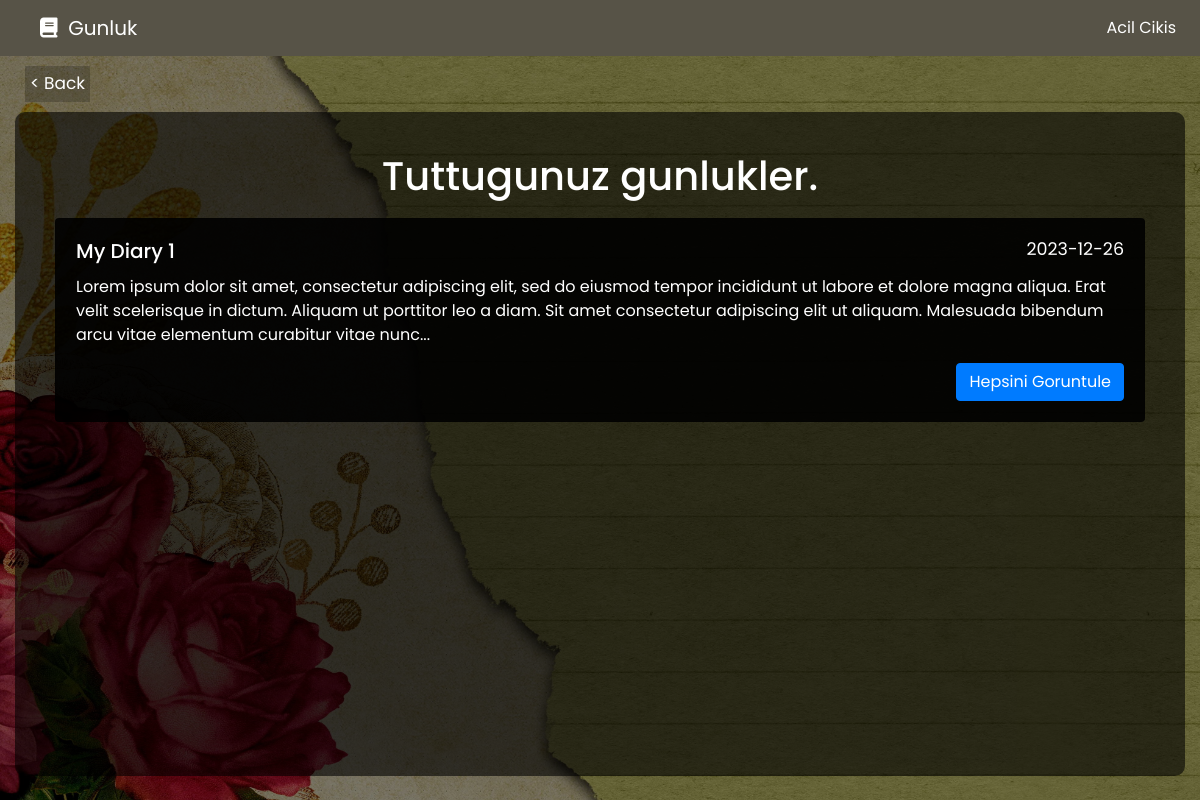
The page /read-diary.php on the database its author committed.
### tables this page shows
CREATE TABLE `tbl_diary` (
  `tbl_diary_id` int(11) NOT NULL,
  `title` varchar(255) NOT NULL,
  `content` text NOT NULL,
  `date` date NOT NULL
);

### read-diary.php (the view, shortened to what this page needs)
<?php include ('./conn/conn.php') ?>
<!DOCTYPE html>
<html lang="en">
<head>
    <link rel="stylesheet" href="./assets/style.css">
    <link rel="stylesheet" href="https://cdn.jsdelivr.net/npm/bootstrap@4.6.2/dist/css/bootstrap.min.css">
    <link rel="stylesheet" href="https://cdnjs.cloudflare.com/ajax/libs/font-awesome/6.4.2/css/all.min.css" />
</head>
<body>
    <div class="main">
        <nav class="navbar navbar-expand-lg navbar-dark" style="background-color: #575347;">
            <a class="navbar-brand ml-4" href="#"><i class="fa-solid fa-book"></i>&nbsp; Gunluk</a>
            <div class="collapse navbar-collapse" id="navbarNav">
                <ul class="navbar-nav ml-auto">
                    <li class="nav-item active">
                        <a class="nav-link" href="http://localhost/gunluk/">Acil Cikis</a>
                    </li>
                </ul>
            </div>
        </nav>
        <div class="container">
            <a class="back-button" href="http://localhost/gunluk/home.php">< Back</a>
            <div class="read-diary-container">
                <h1>Tuttugunuz gunlukler.</h1>
                <?php
                    $stmt = $conn->prepare("SELECT * FROM tbl_diary");
                    $stmt->execute();
                    $result = $stmt->fetchAll();
                    foreach ($result as $row) {
                        $title = $row['title'];
                        $content = $row['content'];
                        $date = $row['date'];
                        ?>
                        <div class="card w-100">
                            <div class="card-body">
                                <h5 class="card-title"><?= $title ?> <small class="float-right"><?= $date ?></small></h5>
                                <p class="card-text"><?= substr($content, 0, 300) . (strlen($content) > 300 ? '...' : '') ?></p>
                                <a href="#" class="btn btn-primary float-right" data-toggle="modal" data-target="#exampleModal">Hepsini Goruntule</a>
                            </div>
                        </div>
                        <?php
                    }
                ?>
            </div>
        </div>
    </div>
</body>
</html>

### assets/style.css (style rules this page uses)
* { font-family: 'Poppins', sans-serif; margin: 0; padding: 0; }
body { background-image: url('./images/bg.jpg'); background-repeat: no-repeat; background-size: cover; background-attachment: fixed; height: 90vh; }
.main { background-color: rgba(0, 0, 0, 0.5); height: 100vh; }
.container { display: flex; flex-direction: column; justify-content: center; align-items: center; color: rgb(255, 255, 255); max-width: 1300px !important; height: 90vh; }
.write-diary-container, .read-diary-container { display: flex; flex-direction: column; align-items: center; padding: 40px; height: 1000px; width: 100%; background-color: rgba(0, 0, 0, 0.6); border-radius: 10px; }
.read-diary-container { overflow-x: hidden; overflow-y: auto; }
.read-diary-container .card { background-color: rgba(0, 0, 0, 0.9); margin: 10px; }
.back-button { text-decoration: none; align-self: self-start; margin: 10px; font-size: 17px; background-color: rgba(0, 0, 0, 0.2); padding: 5px; color: rgb(255, 255, 255); }

### rows shown on the page
tbl_diary: title "My Diary 1", date "2023-12-26", content "Lorem ipsum dolor sit amet, consectetur adipiscing elit, sed do eiusmod tempor incididunt ut labore et dolore magna aliqua. Erat velit scelerisque in dictum. Aliquam ut porttitor leo a diam. Sit amet consectetur adipiscing elit ut aliquam. Malesuada bibendum arcu vitae elementum curabitur vitae nunc"
